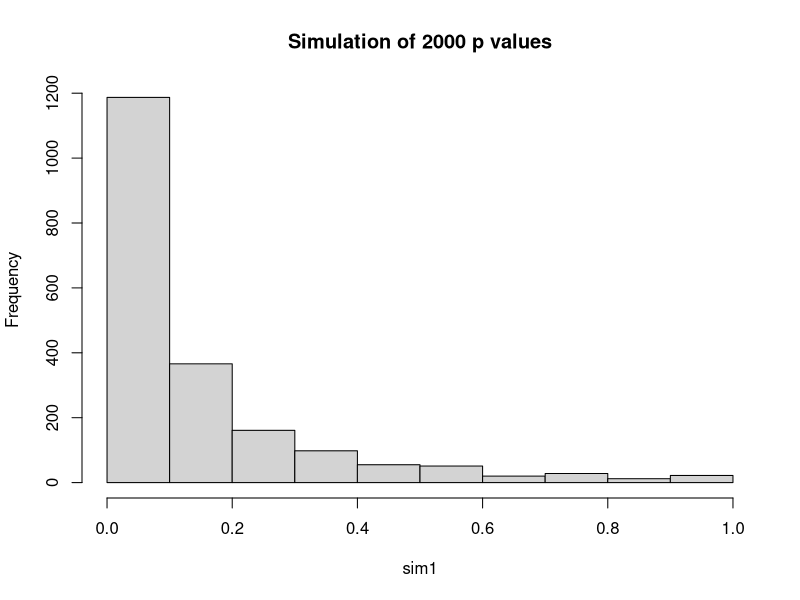
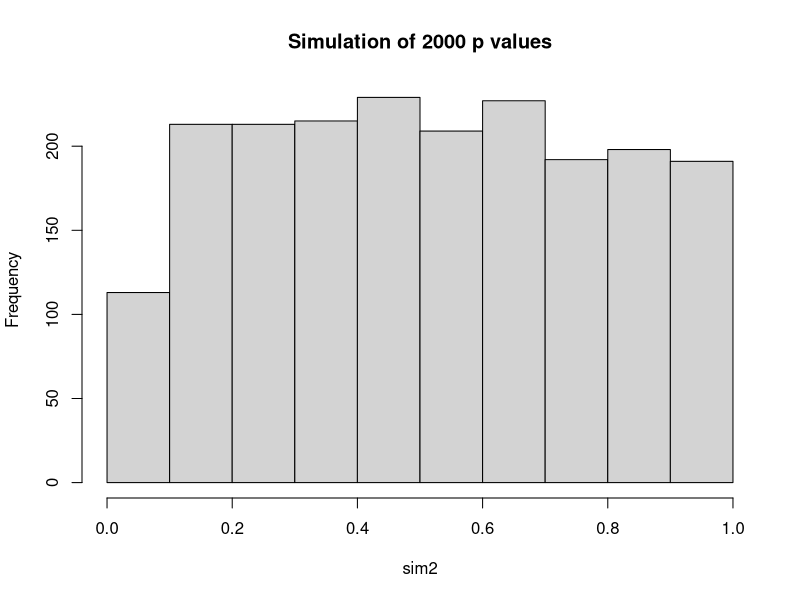
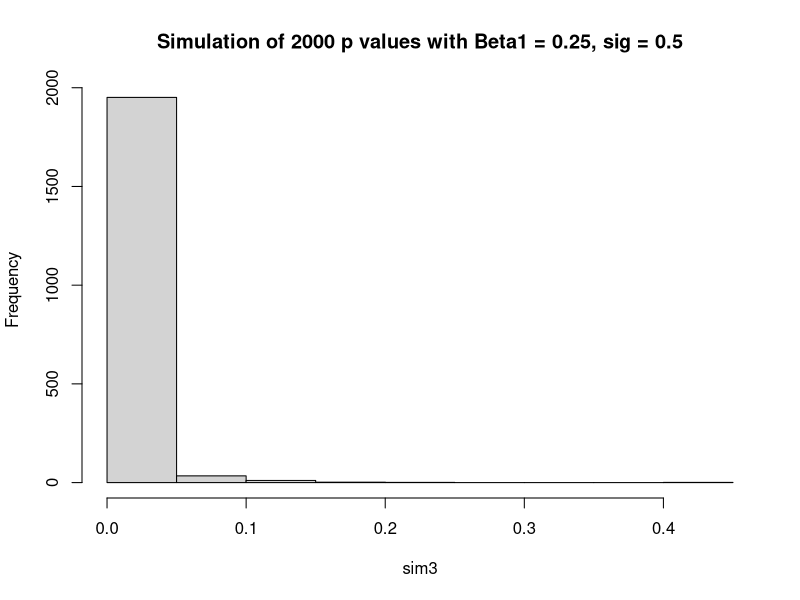
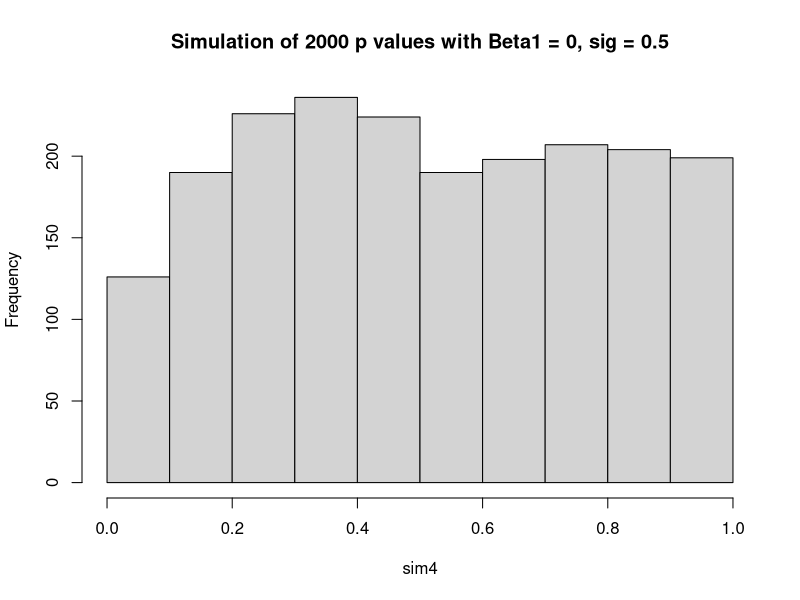

The R script that drew these images, in order:
set.seed(20880910)

#### A1Q4a

x <- c(1, 10, 8, 1, 3, 4, 5, 5, 6, 7)

simulation <- function(b0, b1, sig) {
  
  alpha <- 0.05
  n <- length(x)
  pvals <- c()
  
  for (i in 1:2000) {
    
    y <- rnorm(10, b0 + b1*x, sig)
    M <- lm(y ~ x)
    b0hat <- M$coefficients[[1]]
    b1hat <- M$coefficients[[2]]
    yhat <- b0hat + b1hat*x
    Sxx <- sum((x - mean(x))^2)
    
    Tobs <- b1hat/(sig/sqrt(Sxx))
    
    p <- 2*pt(abs(Tobs), df = n - 2, lower.tail = FALSE)
    #p <- summary(M)$coefficients[,4][2]
    pvals <- c(pvals, p)
    
  }
  
  return(pvals)
  
}

#### A1Q4b
sim1 <- simulation(1, 0.25, 1)

hist(sim1, main = 'Simulation of 2000 p values')

length(sim1[sim1 < 0.05]) / length(sim1)

## -> This proportion is 0.4335. Hence, 
##    43.4% of the samples reject the hypothesis


#### A1Q4c
sim2 <- simulation(1, 0, 1)

hist(sim2, main = 'Simulation of 2000 p values')

length(sim2[sim2 < 0.05]) / length(sim2)

## -> This proportion is 0.0185. Hence, 
##    1.9% of the samples reject the hypothesis

#### A1Q4d
sim3 <- simulation(1, 0.25, 0.5)

hist(sim3, main = 'Simulation of 2000 p values with Beta1 = 0.25, sig = 0.5')

length(sim3[sim3 < 0.05]) / length(sim3)

## -> This proportion is 0.9755. Hence, 
##    97.6% of the samples reject the hypothesis

sim4 <- simulation(1, 0, 0.5)

hist(sim4, main = 'Simulation of 2000 p values with Beta1 = 0, sig = 0.5')

length(sim4[sim4 < 0.05]) / length(sim4)

## -> This proportion is 0.024. Hence, 
##    2.4% of the samples reject the hypothesis

## -> As the variance of the simulated yi's decreased, a significantly larger
##    number of samples rejected the hypothesis when b1 != 0. This is because
##    a larger variance allows for a higher probability that simulated data
##    goes farther from the mean, and a lower variance allows for a higher 
##    probability that simulated data remains closer to the mean. 

## A1Q4e

## -> Increasing the sample size would increase the proportions of reject 
##    samples with b1 != 0. THis is because by the formula for variance, 

############################

